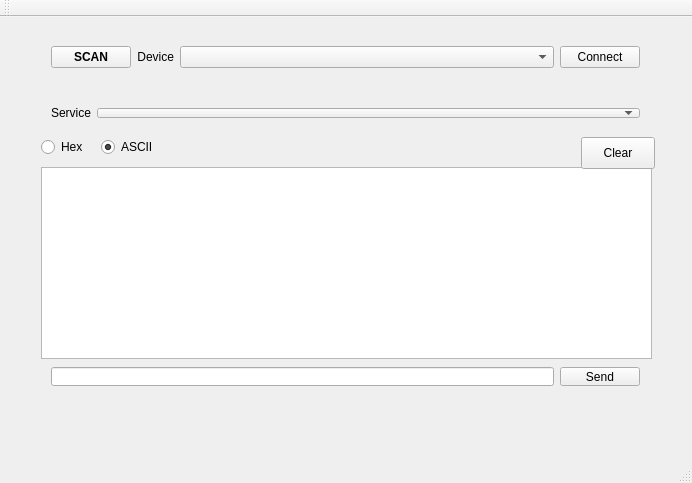
<?xml version="1.0" encoding="UTF-8"?>
<ui version="4.0">
 <class>MainWindow</class>
 <widget class="QMainWindow" name="MainWindow">
  <property name="geometry">
   <rect>
    <x>0</x>
    <y>0</y>
    <width>692</width>
    <height>483</height>
   </rect>
  </property>
  <property name="sizePolicy">
   <sizepolicy hsizetype="Preferred" vsizetype="Preferred">
    <horstretch>0</horstretch>
    <verstretch>0</verstretch>
   </sizepolicy>
  </property>
  <property name="windowTitle">
   <string>MainWindow</string>
  </property>
  <widget class="QWidget" name="centralWidget">
   <widget class="QTextEdit" name="receivedTextEdit">
    <property name="geometry">
     <rect>
      <x>41</x>
      <y>150</y>
      <width>611</width>
      <height>192</height>
     </rect>
    </property>
    <property name="readOnly">
     <bool>true</bool>
    </property>
   </widget>
   <widget class="QPushButton" name="pushButton">
    <property name="geometry">
     <rect>
      <x>581</x>
      <y>120</y>
      <width>74</width>
      <height>32</height>
     </rect>
    </property>
    <property name="sizePolicy">
     <sizepolicy hsizetype="Fixed" vsizetype="Fixed">
      <horstretch>0</horstretch>
      <verstretch>0</verstretch>
     </sizepolicy>
    </property>
    <property name="text">
     <string>Clear</string>
    </property>
   </widget>
   <widget class="QWidget" name="horizontalLayoutWidget">
    <property name="geometry">
     <rect>
      <x>40</x>
      <y>0</y>
      <width>611</width>
      <height>80</height>
     </rect>
    </property>
    <layout class="QHBoxLayout" name="horizontalLayout_2">
     <item>
      <widget class="QPushButton" name="bleScanButton">
       <property name="sizePolicy">
        <sizepolicy hsizetype="Minimum" vsizetype="Fixed">
         <horstretch>0</horstretch>
         <verstretch>0</verstretch>
        </sizepolicy>
       </property>
       <property name="font">
        <font>
         <weight>75</weight>
         <bold>true</bold>
        </font>
       </property>
       <property name="text">
        <string>SCAN</string>
       </property>
       <property name="autoDefault">
        <bool>false</bool>
       </property>
       <property name="default">
        <bool>false</bool>
       </property>
       <property name="flat">
        <bool>false</bool>
       </property>
      </widget>
     </item>
     <item>
      <widget class="QLabel" name="label">
       <property name="text">
        <string>Device</string>
       </property>
       <property name="alignment">
        <set>Qt::AlignRight|Qt::AlignTrailing|Qt::AlignVCenter</set>
       </property>
      </widget>
     </item>
     <item>
      <widget class="QComboBox" name="devicesComboBox">
       <property name="sizePolicy">
        <sizepolicy hsizetype="MinimumExpanding" vsizetype="Fixed">
         <horstretch>0</horstretch>
         <verstretch>0</verstretch>
        </sizepolicy>
       </property>
      </widget>
     </item>
     <item>
      <widget class="QPushButton" name="connectButton">
       <property name="text">
        <string>Connect</string>
       </property>
      </widget>
     </item>
    </layout>
   </widget>
   <widget class="QWidget" name="horizontalLayoutWidget_2">
    <property name="geometry">
     <rect>
      <x>40</x>
      <y>339</y>
      <width>611</width>
      <height>41</height>
     </rect>
    </property>
    <layout class="QHBoxLayout" name="horizontalLayout_3">
     <item>
      <widget class="QLineEdit" name="sendTextEdit"/>
     </item>
     <item>
      <widget class="QPushButton" name="sendButton">
       <property name="text">
        <string>Send</string>
       </property>
      </widget>
     </item>
    </layout>
   </widget>
   <widget class="QWidget" name="">
    <property name="geometry">
     <rect>
      <x>40</x>
      <y>80</y>
      <width>611</width>
      <height>32</height>
     </rect>
    </property>
    <layout class="QHBoxLayout" name="horizontalLayout" stretch="0,1">
     <item>
      <widget class="QLabel" name="label_2">
       <property name="text">
        <string>Service</string>
       </property>
      </widget>
     </item>
     <item>
      <widget class="QComboBox" name="servicesComboBox"/>
     </item>
    </layout>
   </widget>
   <widget class="QRadioButton" name="hexRadioButton">
    <property name="geometry">
     <rect>
      <x>41</x>
      <y>120</y>
      <width>49</width>
      <height>20</height>
     </rect>
    </property>
    <property name="text">
     <string>Hex</string>
    </property>
    <attribute name="buttonGroup">
     <string notr="true">buttonGroup</string>
    </attribute>
   </widget>
   <widget class="QRadioButton" name="asciiRadioButton">
    <property name="geometry">
     <rect>
      <x>101</x>
      <y>120</y>
      <width>58</width>
      <height>20</height>
     </rect>
    </property>
    <property name="text">
     <string>ASCII</string>
    </property>
    <property name="checked">
     <bool>true</bool>
    </property>
    <attribute name="buttonGroup">
     <string notr="true">buttonGroup</string>
    </attribute>
   </widget>
  </widget>
  <widget class="QMenuBar" name="menuBar">
   <property name="geometry">
    <rect>
     <x>0</x>
     <y>0</y>
     <width>692</width>
     <height>22</height>
    </rect>
   </property>
  </widget>
  <widget class="QToolBar" name="mainToolBar">
   <attribute name="toolBarArea">
    <enum>TopToolBarArea</enum>
   </attribute>
   <attribute name="toolBarBreak">
    <bool>false</bool>
   </attribute>
  </widget>
  <widget class="QStatusBar" name="statusBar"/>
 </widget>
 <layoutdefault spacing="6" margin="11"/>
 <resources/>
 <connections>
  <connection>
   <sender>pushButton</sender>
   <signal>clicked()</signal>
   <receiver>receivedTextEdit</receiver>
   <slot>clear()</slot>
   <hints>
    <hint type="sourcelabel">
     <x>205</x>
     <y>241</y>
    </hint>
    <hint type="destinationlabel">
     <x>205</x>
     <y>185</y>
    </hint>
   </hints>
  </connection>
  <connection>
   <sender>sendTextEdit</sender>
   <signal>returnPressed()</signal>
   <receiver>sendButton</receiver>
   <slot>click()</slot>
   <hints>
    <hint type="sourcelabel">
     <x>420</x>
     <y>485</y>
    </hint>
    <hint type="destinationlabel">
     <x>420</x>
     <y>515</y>
    </hint>
   </hints>
  </connection>
 </connections>
 <buttongroups>
  <buttongroup name="buttonGroup"/>
 </buttongroups>
</ui>
